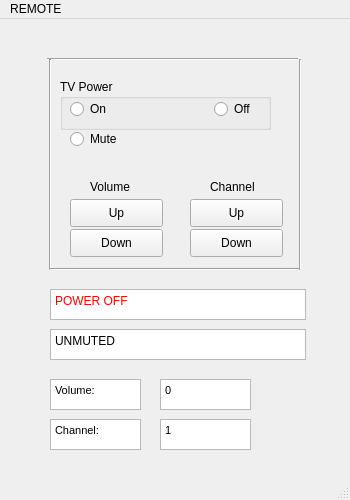
<?xml version="1.0" encoding="UTF-8"?>
<ui version="4.0">
 <class>MainWindow</class>
 <widget class="QMainWindow" name="MainWindow">
  <property name="geometry">
   <rect>
    <x>0</x>
    <y>0</y>
    <width>350</width>
    <height>500</height>
   </rect>
  </property>
  <property name="minimumSize">
   <size>
    <width>350</width>
    <height>500</height>
   </size>
  </property>
  <property name="maximumSize">
   <size>
    <width>350</width>
    <height>500</height>
   </size>
  </property>
  <property name="windowTitle">
   <string>MainWindow</string>
  </property>
  <widget class="QWidget" name="centralwidget">
   <widget class="QPushButton" name="button_volume_up">
    <property name="geometry">
     <rect>
      <x>70</x>
      <y>180</y>
      <width>93</width>
      <height>28</height>
     </rect>
    </property>
    <property name="text">
     <string>Up</string>
    </property>
   </widget>
   <widget class="QPushButton" name="button_volume_down">
    <property name="geometry">
     <rect>
      <x>70</x>
      <y>210</y>
      <width>93</width>
      <height>28</height>
     </rect>
    </property>
    <property name="text">
     <string>Down</string>
    </property>
   </widget>
   <widget class="QPushButton" name="button_channel_up">
    <property name="geometry">
     <rect>
      <x>190</x>
      <y>180</y>
      <width>93</width>
      <height>28</height>
     </rect>
    </property>
    <property name="text">
     <string>Up</string>
    </property>
   </widget>
   <widget class="QPushButton" name="button_channel_down">
    <property name="geometry">
     <rect>
      <x>190</x>
      <y>210</y>
      <width>93</width>
      <height>28</height>
     </rect>
    </property>
    <property name="text">
     <string>Down</string>
    </property>
   </widget>
   <widget class="QRadioButton" name="radio_mute">
    <property name="geometry">
     <rect>
      <x>70</x>
      <y>110</y>
      <width>95</width>
      <height>20</height>
     </rect>
    </property>
    <property name="text">
     <string>Mute</string>
    </property>
   </widget>
   <widget class="QTextBrowser" name="text_status">
    <property name="geometry">
     <rect>
      <x>50</x>
      <y>270</y>
      <width>256</width>
      <height>31</height>
     </rect>
    </property>
    <property name="html">
     <string>&lt;!DOCTYPE HTML PUBLIC &quot;-//W3C//DTD HTML 4.0//EN&quot; &quot;http://www.w3.org/TR/REC-html40/strict.dtd&quot;&gt;
&lt;html&gt;&lt;head&gt;&lt;meta name=&quot;qrichtext&quot; content=&quot;1&quot; /&gt;&lt;style type=&quot;text/css&quot;&gt;
p, li { white-space: pre-wrap; }
&lt;/style&gt;&lt;/head&gt;&lt;body style=&quot; font-family:'MS Shell Dlg 2'; font-size:7.8pt; font-weight:400; font-style:normal;&quot;&gt;
&lt;p style=&quot; margin-top:0px; margin-bottom:0px; margin-left:0px; margin-right:0px; -qt-block-indent:0; text-indent:0px;&quot;&gt;&lt;span style=&quot; font-size:9pt; color:#ff0000;&quot;&gt;POWER OFF&lt;/span&gt;&lt;/p&gt;&lt;/body&gt;&lt;/html&gt;</string>
    </property>
   </widget>
   <widget class="QTextBrowser" name="text_muted">
    <property name="geometry">
     <rect>
      <x>50</x>
      <y>310</y>
      <width>256</width>
      <height>31</height>
     </rect>
    </property>
    <property name="html">
     <string>&lt;!DOCTYPE HTML PUBLIC &quot;-//W3C//DTD HTML 4.0//EN&quot; &quot;http://www.w3.org/TR/REC-html40/strict.dtd&quot;&gt;
&lt;html&gt;&lt;head&gt;&lt;meta name=&quot;qrichtext&quot; content=&quot;1&quot; /&gt;&lt;style type=&quot;text/css&quot;&gt;
p, li { white-space: pre-wrap; }
&lt;/style&gt;&lt;/head&gt;&lt;body style=&quot; font-family:'MS Shell Dlg 2'; font-size:7.8pt; font-weight:400; font-style:normal;&quot;&gt;
&lt;p style=&quot; margin-top:0px; margin-bottom:0px; margin-left:0px; margin-right:0px; -qt-block-indent:0; text-indent:0px;&quot;&gt;&lt;span style=&quot; font-size:9pt;&quot;&gt;UNMUTED&lt;/span&gt;&lt;/p&gt;&lt;/body&gt;&lt;/html&gt;</string>
    </property>
   </widget>
   <widget class="QTextBrowser" name="text_channel">
    <property name="geometry">
     <rect>
      <x>50</x>
      <y>400</y>
      <width>91</width>
      <height>31</height>
     </rect>
    </property>
    <property name="html">
     <string>&lt;!DOCTYPE HTML PUBLIC &quot;-//W3C//DTD HTML 4.0//EN&quot; &quot;http://www.w3.org/TR/REC-html40/strict.dtd&quot;&gt;
&lt;html&gt;&lt;head&gt;&lt;meta name=&quot;qrichtext&quot; content=&quot;1&quot; /&gt;&lt;style type=&quot;text/css&quot;&gt;
p, li { white-space: pre-wrap; }
&lt;/style&gt;&lt;/head&gt;&lt;body style=&quot; font-family:'MS Shell Dlg 2'; font-size:7.8pt; font-weight:400; font-style:normal;&quot;&gt;
&lt;p style=&quot; margin-top:0px; margin-bottom:0px; margin-left:0px; margin-right:0px; -qt-block-indent:0; text-indent:0px;&quot;&gt;&lt;span style=&quot; font-size:8pt;&quot;&gt;Channel:&lt;/span&gt;&lt;/p&gt;&lt;/body&gt;&lt;/html&gt;</string>
    </property>
   </widget>
   <widget class="QTextBrowser" name="text_volume">
    <property name="geometry">
     <rect>
      <x>50</x>
      <y>360</y>
      <width>91</width>
      <height>31</height>
     </rect>
    </property>
    <property name="html">
     <string>&lt;!DOCTYPE HTML PUBLIC &quot;-//W3C//DTD HTML 4.0//EN&quot; &quot;http://www.w3.org/TR/REC-html40/strict.dtd&quot;&gt;
&lt;html&gt;&lt;head&gt;&lt;meta name=&quot;qrichtext&quot; content=&quot;1&quot; /&gt;&lt;style type=&quot;text/css&quot;&gt;
p, li { white-space: pre-wrap; }
&lt;/style&gt;&lt;/head&gt;&lt;body style=&quot; font-family:'MS Shell Dlg 2'; font-size:7.8pt; font-weight:400; font-style:normal;&quot;&gt;
&lt;p style=&quot; margin-top:0px; margin-bottom:0px; margin-left:0px; margin-right:0px; -qt-block-indent:0; text-indent:0px;&quot;&gt;&lt;span style=&quot; font-size:8pt;&quot;&gt;Volume:&lt;/span&gt;&lt;/p&gt;&lt;/body&gt;&lt;/html&gt;</string>
    </property>
   </widget>
   <widget class="QTextBrowser" name="volume_num">
    <property name="geometry">
     <rect>
      <x>160</x>
      <y>360</y>
      <width>91</width>
      <height>31</height>
     </rect>
    </property>
    <property name="html">
     <string>&lt;!DOCTYPE HTML PUBLIC &quot;-//W3C//DTD HTML 4.0//EN&quot; &quot;http://www.w3.org/TR/REC-html40/strict.dtd&quot;&gt;
&lt;html&gt;&lt;head&gt;&lt;meta name=&quot;qrichtext&quot; content=&quot;1&quot; /&gt;&lt;style type=&quot;text/css&quot;&gt;
p, li { white-space: pre-wrap; }
&lt;/style&gt;&lt;/head&gt;&lt;body style=&quot; font-family:'MS Shell Dlg 2'; font-size:7.8pt; font-weight:400; font-style:normal;&quot;&gt;
&lt;p style=&quot; margin-top:0px; margin-bottom:0px; margin-left:0px; margin-right:0px; -qt-block-indent:0; text-indent:0px;&quot;&gt;&lt;span style=&quot; font-size:8pt;&quot;&gt;0&lt;/span&gt;&lt;/p&gt;&lt;/body&gt;&lt;/html&gt;</string>
    </property>
   </widget>
   <widget class="QTextBrowser" name="channel_num">
    <property name="geometry">
     <rect>
      <x>160</x>
      <y>400</y>
      <width>91</width>
      <height>31</height>
     </rect>
    </property>
    <property name="html">
     <string>&lt;!DOCTYPE HTML PUBLIC &quot;-//W3C//DTD HTML 4.0//EN&quot; &quot;http://www.w3.org/TR/REC-html40/strict.dtd&quot;&gt;
&lt;html&gt;&lt;head&gt;&lt;meta name=&quot;qrichtext&quot; content=&quot;1&quot; /&gt;&lt;style type=&quot;text/css&quot;&gt;
p, li { white-space: pre-wrap; }
&lt;/style&gt;&lt;/head&gt;&lt;body style=&quot; font-family:'MS Shell Dlg 2'; font-size:7.8pt; font-weight:400; font-style:normal;&quot;&gt;
&lt;p style=&quot; margin-top:0px; margin-bottom:0px; margin-left:0px; margin-right:0px; -qt-block-indent:0; text-indent:0px;&quot;&gt;&lt;span style=&quot; font-size:8pt;&quot;&gt;1&lt;/span&gt;&lt;/p&gt;&lt;/body&gt;&lt;/html&gt;</string>
    </property>
   </widget>
   <widget class="QGroupBox" name="groupBox">
    <property name="geometry">
     <rect>
      <x>60</x>
      <y>60</y>
      <width>211</width>
      <height>51</height>
     </rect>
    </property>
    <property name="title">
     <string>TV Power</string>
    </property>
    <widget class="QRadioButton" name="radio_on">
     <property name="geometry">
      <rect>
       <x>10</x>
       <y>20</y>
       <width>95</width>
       <height>20</height>
      </rect>
     </property>
     <property name="text">
      <string>On</string>
     </property>
    </widget>
    <widget class="QRadioButton" name="radio_off">
     <property name="geometry">
      <rect>
       <x>154</x>
       <y>20</y>
       <width>51</width>
       <height>20</height>
      </rect>
     </property>
     <property name="text">
      <string>Off</string>
     </property>
    </widget>
   </widget>
   <widget class="Line" name="line">
    <property name="geometry">
     <rect>
      <x>47</x>
      <y>30</y>
      <width>251</width>
      <height>20</height>
     </rect>
    </property>
    <property name="orientation">
     <enum>Qt::Horizontal</enum>
    </property>
   </widget>
   <widget class="Line" name="line_2">
    <property name="geometry">
     <rect>
      <x>40</x>
      <y>40</y>
      <width>20</width>
      <height>211</height>
     </rect>
    </property>
    <property name="orientation">
     <enum>Qt::Vertical</enum>
    </property>
   </widget>
   <widget class="Line" name="line_3">
    <property name="geometry">
     <rect>
      <x>50</x>
      <y>240</y>
      <width>251</width>
      <height>20</height>
     </rect>
    </property>
    <property name="orientation">
     <enum>Qt::Horizontal</enum>
    </property>
   </widget>
   <widget class="Line" name="line_4">
    <property name="geometry">
     <rect>
      <x>290</x>
      <y>40</y>
      <width>20</width>
      <height>211</height>
     </rect>
    </property>
    <property name="orientation">
     <enum>Qt::Vertical</enum>
    </property>
   </widget>
   <widget class="QLabel" name="label">
    <property name="geometry">
     <rect>
      <x>90</x>
      <y>160</y>
      <width>55</width>
      <height>16</height>
     </rect>
    </property>
    <property name="text">
     <string>Volume</string>
    </property>
   </widget>
   <widget class="QLabel" name="label_2">
    <property name="geometry">
     <rect>
      <x>210</x>
      <y>160</y>
      <width>55</width>
      <height>16</height>
     </rect>
    </property>
    <property name="text">
     <string>Channel</string>
    </property>
   </widget>
  </widget>
  <widget class="QMenuBar" name="menubar">
   <property name="geometry">
    <rect>
     <x>0</x>
     <y>0</y>
     <width>350</width>
     <height>26</height>
    </rect>
   </property>
   <widget class="QMenu" name="menuREMOTE">
    <property name="title">
     <string>REMOTE </string>
    </property>
   </widget>
   <addaction name="menuREMOTE"/>
  </widget>
  <widget class="QStatusBar" name="statusbar"/>
 </widget>
 <resources/>
 <connections/>
</ui>
